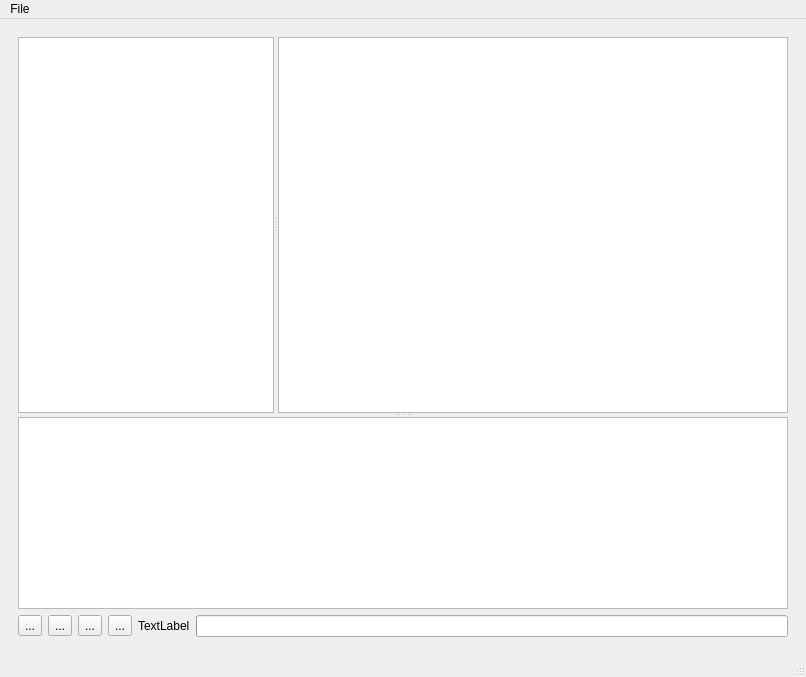
<?xml version="1.0" encoding="UTF-8"?>
<ui version="4.0">
    <class>AirsonicDesktop</class>
    <widget class="QMainWindow" name="AirsonicDesktop">
        <property name="geometry">
            <rect>
                <x>0</x>
                <y>0</y>
                <width>806</width>
                <height>677</height>
            </rect>
        </property>
        <property name="windowTitle">
            <string>Airsonic Desktop</string>
        </property>
        <widget class="QWidget" name="centralwidget">
            <layout class="QGridLayout" name="gridLayout">
                <item row="0" column="0">
                    <widget class="QStackedWidget" name="stackedWidget">
                        <property name="sizePolicy">
                            <sizepolicy hsizetype="Expanding" vsizetype="Expanding">
                                <horstretch>0</horstretch>
                                <verstretch>0</verstretch>
                            </sizepolicy>
                        </property>
                        <property name="currentIndex">
                            <number>1</number>
                        </property>
                        <widget class="QWidget" name="connectionSetup">
                            <layout class="QGridLayout" name="gridLayout_2">
                                <item row="0" column="0">
                                    <layout class="QHBoxLayout" name="horizontalLayout">
                                        <item>
                                            <spacer name="horizontalSpacer">
                                                <property name="orientation">
                                                    <enum>Qt::Horizontal</enum>
                                                </property>
                                                <property name="sizeType">
                                                    <enum>QSizePolicy::Fixed</enum>
                                                </property>
                                                <property name="sizeHint" stdset="0">
                                                    <size>
                                                        <width>250</width>
                                                        <height>20</height>
                                                    </size>
                                                </property>
                                            </spacer>
                                        </item>
                                        <item>
                                            <layout class="QFormLayout" name="formLayout">
                                                <item row="3" column="1">
                                                    <widget class="QLineEdit" name="passwordInput"/>
                                                </item>
                                                <item row="3" column="0">
                                                    <widget class="QLabel" name="passwordLabel">
                                                        <property name="text">
                                                            <string>Password</string>
                                                        </property>
                                                    </widget>
                                                </item>
                                                <item row="4" column="0" colspan="2">
                                                    <widget class="QPushButton" name="connectButton">
                                                        <property name="text">
                                                            <string>Connect</string>
                                                        </property>
                                                    </widget>
                                                </item>
                                                <item row="2" column="1">
                                                    <widget class="QLineEdit" name="usernameInput"/>
                                                </item>
                                                <item row="1" column="1">
                                                    <widget class="QLineEdit" name="domainInput"/>
                                                </item>
                                                <item row="2" column="0">
                                                    <widget class="QLabel" name="usernameLabel">
                                                        <property name="text">
                                                            <string>Username</string>
                                                        </property>
                                                    </widget>
                                                </item>
                                                <item row="1" column="0">
                                                    <widget class="QLabel" name="domainLabel">
                                                        <property name="text">
                                                            <string>Domain</string>
                                                        </property>
                                                    </widget>
                                                </item>
                                                <item row="0" column="1">
                                                    <spacer name="verticalSpacer">
                                                        <property name="orientation">
                                                            <enum>Qt::Vertical</enum>
                                                        </property>
                                                        <property name="sizeHint" stdset="0">
                                                            <size>
                                                                <width>20</width>
                                                                <height>200</height>
                                                            </size>
                                                        </property>
                                                    </spacer>
                                                </item>
                                            </layout>
                                        </item>
                                        <item>
                                            <spacer name="horizontalSpacer_2">
                                                <property name="orientation">
                                                    <enum>Qt::Horizontal</enum>
                                                </property>
                                                <property name="sizeType">
                                                    <enum>QSizePolicy::Preferred</enum>
                                                </property>
                                                <property name="sizeHint" stdset="0">
                                                    <size>
                                                        <width>250</width>
                                                        <height>20</height>
                                                    </size>
                                                </property>
                                            </spacer>
                                        </item>
                                    </layout>
                                </item>
                            </layout>
                        </widget>
                        <widget class="QWidget" name="mainPage">
                            <layout class="QGridLayout" name="gridLayout_3">
                                <item row="0" column="0">
                                    <widget class="QSplitter" name="splitter_2">
                                        <property name="orientation">
                                            <enum>Qt::Vertical</enum>
                                        </property>
                                        <widget class="QSplitter" name="splitter">
                                            <property name="sizePolicy">
                                                <sizepolicy hsizetype="Expanding" vsizetype="Preferred">
                                                    <horstretch>0</horstretch>
                                                    <verstretch>1</verstretch>
                                                </sizepolicy>
                                            </property>
                                            <property name="orientation">
                                                <enum>Qt::Horizontal</enum>
                                            </property>
                                            <widget class="QTreeView" name="albumTreeList">
                                                <attribute name="headerDefaultSectionSize">
                                                    <number>17</number>
                                                </attribute>
                                            </widget>
                                            <widget class="QListView" name="albumTrackList">
                                                <property name="sizePolicy">
                                                    <sizepolicy hsizetype="Expanding" vsizetype="Expanding">
                                                        <horstretch>1</horstretch>
                                                        <verstretch>0</verstretch>
                                                    </sizepolicy>
                                                </property>
                                            </widget>
                                        </widget>
                                        <widget class="QListWidget" name="playQueueList">
                                            <property name="sizePolicy">
                                                <sizepolicy hsizetype="Expanding" vsizetype="Expanding">
                                                    <horstretch>0</horstretch>
                                                    <verstretch>0</verstretch>
                                                </sizepolicy>
                                            </property>
                                            <property name="flow">
                                                <enum>QListView::TopToBottom</enum>
                                            </property>
                                            <property name="viewMode">
                                                <enum>QListView::ListMode</enum>
                                            </property>
                                        </widget>
                                    </widget>
                                </item>
                                <item row="1" column="0">
                                    <layout class="QHBoxLayout" name="nowPlayingLayout">
                                        <item>
                                            <widget class="QToolButton" name="prevTrack">
                                                <property name="text">
                                                    <string>...</string>
                                                </property>
                                                <property name="icon">
                                                    <iconset>
                                                        <normaloff>.</normaloff>.
                                                    </iconset>
                                                </property>
                                            </widget>
                                        </item>
                                        <item>
                                            <widget class="QToolButton" name="playPause">
                                                <property name="text">
                                                    <string>...</string>
                                                </property>
                                                <property name="icon">
                                                    <iconset>
                                                        <normaloff>.</normaloff>.
                                                    </iconset>
                                                </property>
                                            </widget>
                                        </item>
                                        <item>
                                            <widget class="QToolButton" name="nextTrack">
                                                <property name="text">
                                                    <string>...</string>
                                                </property>
                                                <property name="icon">
                                                    <iconset>
                                                        <normaloff>.</normaloff>.
                                                    </iconset>
                                                </property>
                                            </widget>
                                        </item>
                                        <item>
                                            <widget class="QToolButton" name="stop">
                                                <property name="text">
                                                    <string>...</string>
                                                </property>
                                                <property name="icon">
                                                    <iconset>
                                                        <normaloff>.</normaloff>.
                                                    </iconset>
                                                </property>
                                                <property name="toolButtonStyle">
                                                    <enum>Qt::ToolButtonIconOnly</enum>
                                                </property>
                                                <property name="arrowType">
                                                    <enum>Qt::NoArrow</enum>
                                                </property>
                                            </widget>
                                        </item>
                                        <item>
                                            <widget class="QLabel" name="currentPlayingLabel">
                                                <property name="text">
                                                    <string>TextLabel</string>
                                                </property>
                                            </widget>
                                        </item>
                                        <item>
                                            <widget class="QProgressBar" name="trackProgressBar">
                                                <property name="value">
                                                    <number>0</number>
                                                </property>
                                                <property name="textVisible">
                                                    <bool>true</bool>
                                                </property>
                                                <property name="format">
                                                    <string/>
                                                </property>
                                            </widget>
                                        </item>
                                    </layout>
                                </item>
                            </layout>
                        </widget>
                    </widget>
                </item>
            </layout>
        </widget>
        <widget class="QMenuBar" name="menubar">
            <property name="geometry">
                <rect>
                    <x>0</x>
                    <y>0</y>
                    <width>806</width>
                    <height>17</height>
                </rect>
            </property>
            <widget class="QMenu" name="menuFile">
                <property name="title">
                    <string>File</string>
                </property>
                <addaction name="actionConnect"/>
                <addaction name="actionExit"/>
            </widget>
            <addaction name="menuFile"/>
        </widget>
        <widget class="QStatusBar" name="statusbar"/>
        <action name="actionConnect">
            <property name="text">
                <string>Disconnect</string>
            </property>
        </action>
        <action name="actionExit">
            <property name="text">
                <string>Exit</string>
            </property>
        </action>
    </widget>
    <resources/>
    <connections/>
</ui>
